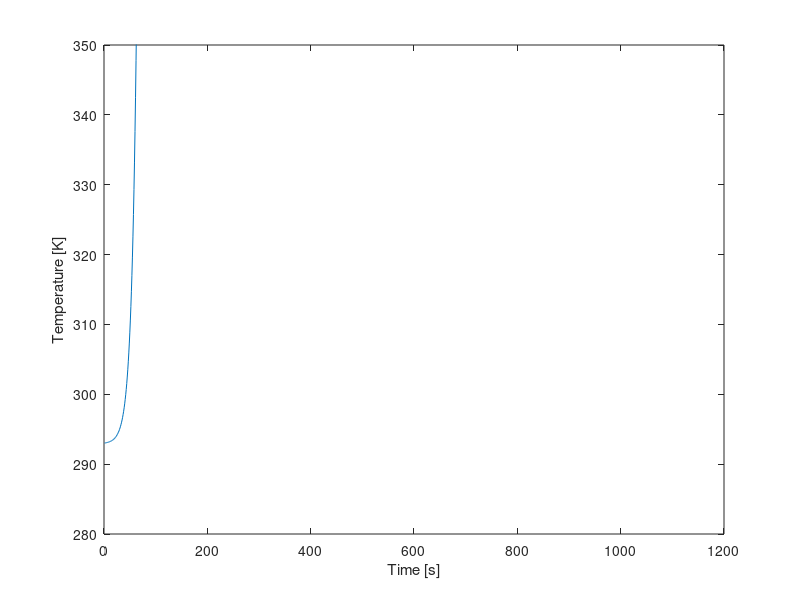

The MATLAB source for this figure: (Note: this script raises an error after producing the figure.)
clear all, close all, clc
%% Setup
% This section contains the parameters of the setup (start of cycle)
i=1;                     %Value for plot
T_0 = 293;              %Starting temperature in [K], assumed for all fluids, gasses and materials
T_water = 293;              %Starting temperature water in [K]
T_al = 293;                 %Starting temperature aluminium in [K]
T_cu = 293;                 %Starting temperature copper in [K]
T_pvc = 293;                %Starting temperature PVC in [K]
T_pur = 293;                %Starting temperature polyurethane in [K]
T_air = 293;                %Starting temperature air in [K]
t = 0;                  %Time at the start [s]
t_final=1200;                 %Time at end cycle [s]
%% First order variables

%This section contains the properties and constants of the materials, but
%also fixed variables of the setup

%Copper tubing
r_inner_cu = 0.004;     %Inner radius copper tube [m]
r_outer_cu = 0.006;     %Outer radius copper tube [m]
roughness_cu = 0.0015;  %Pipe roughness [m]
length_cu = 6.85;       %Length copper tube [m]
epsilon_cu = 0.05;      %Emissivity copper [-]
rho_cu = 8960;          %Density copper [kg/m^3]
c_cu = 386;             %Specific heat copper [J/kg K]
k_cu = 400;             %Thermal conductivity copper [W/(m K)]

%PVC tubing
r_inner_pvc = 0.0528;   %Inner radius PVC tube [m]
r_outer_pvc = 0.055;    %Outer radius PVC tube [m]
length_pvc = 0.125;     %Length PVC tube [m]
epsilon_pvc = 0.9;      %Emissivity PVC [-]
rho_pvc = 1330;         %Density PVC [kg/m^3]
k_pvc = 0.19;           %Thermal conductivity PVC [W/(m K)]
r_outer_pvc_d = 0.0572; %Outer Radius of double-layered PVC tube (near endcaps) [m]

%PVC Endcaps
pvc_ec_length = 0.034;   %Length of Endcap [m]
pvc_ec_width = 0.0022;   %Thickness of the Endcap walls [m]

%Polyurethane tubing
r_inner_pur = 0.004;    %Inner radius polyurethane tube [m]
r_outer_pur = 0.006;    %Outer radius polyurathane tube [m]
length_pur = 6;         %Length polyurethane tube [m]
epsilon_pur = 0.9;      %Emissivity polyurethane [-]
k_pur = 0.13;           %Thermal conducitivity polyurethane [W/(m K)]

%Aluminium plate
A_al = 1.085;           %Area aluminium plate [m^2]
epsilon_paint = 0.95;   %Emissivity black acrylic paint [-]
rho_al = 2700;          %Density aluminium [kg/m^3]
d_al = 0.002;           %Width aluminium plate [m]
k_al = 237;             %Thermal conductivity aluminium [W/(m K)]
c_al = 900;             %Specific heat aluminium [J/kg K]
%Water
rho_water_20C = 998;        %Density water at 20C [kg/m^3]
c_water = 4148;         %Specific heat water [J/kg K]

%Air
rho_air = 1.29;         %Density air at 20C [kg/m^3]
c_air = 1006;           %Specific heat air [J/kg K]
k_air = 0.5;             %Placeholder

%General Setup Wood Properties
k_wood = 0.12;       %Thermal Conductivity of Pinewood [W/m k]                       
d_wood = 0.054;      %Wood border thcikness [m], simplification, in reality 2 mm air pocket within 
A_wood = 0.3107;     %Inner Surface Area wood layer [m], slight simplification

%Kingspan Insulation Properties
ks_k = 0.022;     % Thermal Conductivity Kingspan insulation layer[W/(m*k)]
ks_d = 0.04;      % thickness of Kingspan insulation layer [m]

%Other
sigma = 5.67*10^-8;     %Stefan Boltzmann constant [W/(m^2 K^4)]
flowrate = 3/60000;     %Flowrate pump [m^3/s]
E = 1000;               %Irradiance artificial sun [W/m^2]

%% Second order variables

%Copper tube
A_outer_cu = 2 * pi * r_outer_cu * length_cu;       %Outer surface area copper tube [m^2]
A_inner_cu = 2 * pi * r_inner_cu * length_cu;       %Inner surface area copper tube [m^2]
A_exposed_cu = A_outer_cu/2;

V_cu = pi * r_inner_cu^2 * length_cu;               %Inner volume copper tube [m^3]
M_cu = V_cu * rho_cu;

%Surface areas and volume PVC tube
A_outer_pvc = 2 * pi * r_outer_pvc * length_pvc;    %Outer area PVC tube [m^2]
A_inner_pvc = 2 * pi * r_inner_pvc * length_pvc;    %Inner area PVC tube [m^2]

V_pvc = pi * r_inner_pvc^2 * length_pvc;            %Inner volume PVC tube [m^3]

%Surface areas and volume Polyurethane Tubing
A_outer_pur = 2 * pi * r_outer_pur * length_pur;    %Outer area Polyurethane Tubing [m^2]
A_inner_pur = 2 * pi * r_inner_pur * length_pur;    %Inner area Polyurethane Tubing [m^2]

V_pur = pi * r_inner_pur^2 * length_pur;            %Inner volume Polyurethane Tubing [m^3]

%Aluminium plate
V_al = A_al*0.002;                                  %Volume aluminium plate [m^3]
M_al = rho_al*V_al;                                 %Mass aluminium plate [kg]

%The following values are lifted from the earlier matlab model and are used to calculate (average) surface area of the Kingspan Insulation.
hsv_al_width = 0.04017;                                                                % Width of Aluminum Tape reflector section, [m]
hsv_therma_width_in = (hsv_al_width + (2*(sind(18)*0.010)));                           %'width' of kingspan therma plate on the inside, [m]
hsv_therma_width_out = (hsv_al_width + (2*(sind(18)*0.010))) + 2*(tand(18)*ks_d);      %'width' of kingspan therma plate on the outside, [m]
hsv_therma_a_in = length_pvc * hsv_therma_width_in;                                    %Area of kingspan therma plate on inside, [m^2]
hsv_therma_a_out = length_pvc * (hsv_therma_width_out);                                %Area of kingspan therma plate on outside, [m^2]
hsv_therma_a_avg = (hsv_therma_a_out + hsv_therma_a_in)/2;                             %Surface area in middle of therma plate, [m^2]

%The Heat Storage Vessel is seperated into two parts: one for the parts with overlap of endcaps and one for the part without 
pvc_ec_inner_length = pvc_ec_length - pvc_ec_width;                                                       %Inner length of PVC Endcap [m]
hsv_pvc_a_single = (pvc_ec_length - (pvc_ec_inner_length * 2)) * ((r_inner_pvc+r_outer_pvc)/2) * 2 * pi; %Average PVC Surface Area for Heat Storage Vessel section without overlap [m]
hsv_pvc_a_double = (pvc_ec_inner_length * 2) * ((pvc_ec_inner_length+r_outer_pvc_d)/2) * 2 * pi;         %Average PVC Surface Area for Heat Storage Vessel sections with overlap [m]
pvc_ec_a = (r_outer_pvc)^2 * pi;                                                                         %Surface area of a single endcap, [m^2]

% Air Insulation Values
% The following values, once again lifted from the earlier model, aim at extracting helpfull values for calculation of the resistive properties of air in between the HSV and its insulation.
% These values are simplified estimations.
    hsv_air_avgdist1 = ((0.010+0.00795)/2)*((length_pvc - (pvc_ec_inner_length * 2))/length_pvc) + ((0.0078+0.00575)/2)*((pvc_ec_inner_length * 2)/length_pvc); %Average distance of the heat reflector to the outer wall of the PVC body [m], USES PRE CALCULATED VALUES.  Accounts for the double layer PVC near the endcap, [m]
    hsv_air_avg_a1 = length_pvc * (hsv_al_width - (2*(sind(18)*0.005)));                                                                                                                %Surface area at the average point between pvc and reflector [m^2], (TODO implement avgdist 1)
    hsv_air_avgdist2 = 0.00905;                                                                                                                                                             %Average distance between reflector and kingspan therma plate [m]
    hsv_air_avg_a2 = length_pvc * (hsv_al_width + (2*(sind(18)*0.005)));                                                                                                                %Surface are at the average point between reflector and kingspan therma [m^2], (TODO implement avgdist 2)
    
%Aluminum Reflector Tape Properties
    d_al_t = 0.0001;                            % Thickness of an aluminum reflector segment [m]
    a_al_t = hsv_al_width * length_pvc;         % Area of a single heat reflector element. 10 are present in total [m^2]
    
% Convective heat transfer coefficients
h_air = 10;          %CVTH of still air [W/(m^2 K)], PLACEHOLDER
h_water = 0.5;       %CVTH of water [W/(m^2 K)], PLACEHOLDER
h_pvc = 0.5;         %CVTH PVC [W/(m^2 K)], PLACHEOLDER
h_al = 0.05;         %CVTH aluminium [W/(m^2 K)]
h_Kingspan = 0.5;    %CTVH of Kingspan-Therma insulation [W/(m^2 K)], PLACEHOLDER

%Radiative heat transfer coefficients
h_r_pvc = 0.5;       %RDTH of pvc [W/(m^2 K)], PLACEHOLDER
h_r_al = 0.08;       %RDTH of aluminium-foil [W/(m^2 K)], PLACEHOLDER (but value is uncertain within a certain range) 
h_r_Kingspan = 0.5;  %RDTH of Kingspan-Therma insulation [W/(m^2 K)], PLACEHOLDER


%Overall Heat Transfer Coefficients, (may change due to change in CVTH)
U_cu = 1700;         %OHTC water in copper [W/(m^2 K)]
U_pur = 120.76;      %OHTC water in polyurethane [W/(m^2 K)]
U_pvc = 4.21;       %OHTC water in PVC [W/(m^2 K)]

%Other
V_system = V_cu+V_pvc;                  %Volume of system   

%% Plotting info

while t<t_final
    %Water
    rho_water = (999.83953 + 16.945176 * (1.00024*T_water) - 7.9870401*10^-3 * (1.00024*T_water)^3 - 46.17046*10^-6* (1.00024*T_water)^3 +105.56302*10^-9 * (1.00024*T_water)^4 - 280.54253*10^-12 * (1.00024*T_water)^5)/(1+16.897850*10^-3 * (1.00024*T_water));   %Density water
    M_water = V_system*rho_water_20C;       %Volume of water inside system
    
    %Solar collector
    Q_rad_cu = E*length_cu*(r_outer_cu*2 * pi)*epsilon_paint;            %Heat addition radiation on copper tube [W]
    Q_rad_al = E*A_al*epsilon_paint;                                %Heat addition radiation on aluminium plate [W]
   
    Q_loss_conv_al = h_air*A_al*(T_al-T_air);                      %Heat loss convection aluminium plate [W]
    Q_loss_cond_al_cu = k_cu* A_exposed_cu*(T_al-T_cu)/(r_outer_cu*2-r_inner_cu*2);  %dit klopt niet hlml maar weten A tussen plaat en buis niet %Heat loss conduction aluminium plate [W]
    Q_lossconv(i)= Q_loss_conv_al;
    Q_losscond(i)= Q_loss_cond_al_cu;
    
    R_al = d_al/(k_al * A_al);                    %Thermal resistance aluminium plate 
    Q_loss_cond_al = (T_al-T_air)/R_al ;                                                              %Heat loss convection aluminium plate (other direction)
    Q_losscond_al(i) = Q_loss_cond_al;                        
    
    R_sol_air = 0.1;                                %Conductive thermal resistance air, PLACEHOLDER 
    R_sol_wood = d_wood/(k_wood * A_wood) ;       %Conductive thermal resistance wood setup
    
    Q_loss_rad_cu = sigma * epsilon_paint * A_outer_cu* (T_cu^4 - T_air^4);    %Heat loss radiation copper tube [W]
    Q_loss_rad_al = sigma * epsilon_paint * A_al * (T_al^4- T_air^4);          %Heat loss radiation aluminium plate [W]
    Q_losscu(i)= Q_loss_rad_cu;
    Q_lossal(i)= Q_loss_rad_al;
    
    T_al=T_al+(Q_rad_al+0.01*(-Q_loss_conv_al-Q_loss_cond_al-Q_loss_rad_al))/(M_al*c_al);  %Temperature of the aluminium plate [K]
    T_cu=T_cu+(Q_rad_cu+0.01*(-Q_loss_rad_cu-Q_loss_cond_al_cu))/(M_cu*c_cu);              %Temperature of the copper tube
    Tal(i)=T_al;
    Tcu(i)=T_cu;
    
    Q_conv_cu = U_cu * A_outer_cu * (T_cu - T_water);        %Convection copper-water
    Q_cu(i) = Q_conv_cu;
  
    
    %Temperature water
    T_water = T_0+(Q_conv_cu/(M_water*c_water));      %Final temperature water [K]
    y(i) = T_water;
    
    %Plotting steps code
    t = t + 1;          % 1 stands for 1 step for time
    x(i) = t;           % time is on x axis
    i = i + 1;          % 1 step added for plot
end
%% Actual plot

plot(x,y);
xlim([0, 1200]);
ylim([280, 350]);
xlabel('Time [s]');
ylabel('Temperature [K]');



%%Replaced Values
% The following values are currently not being used in the system. Reasons are given per section 
% Unknown Values are filled in with a 0 to avoid model failure

%Storage vessel, Resistances are now calculated using the steps a-k.
    R_hsv_air = 0;          %Convective thermal resistance air
    R_hsv_water = 0;        %Convective thermal resistance water
    R_hsv_pvc = (log(r_outer_pvc/r_inner_pvc))/(2*pi*length_pvc*k_pvc);    %Conductive thermal resistance PVC
    R_hsv_kingspan = ks_d/(ks_k * hsv_therma_a_avg);                         %Conductive thermal resistance insulation Kingspan
    R_hsv_total = R_hsv_air + R_hsv_water + R_hsv_pvc + R_hsv_kingspan; 
    
%Solar Collector, for the time being, a simplified version is used. Several missing values for which I'm unsure what to fill in.    
    Q_rad_cu = E*length_cu*(r_outer_cu*2)*epsilon_paint;            %Heat addition radiation on copper tube [W]
    Q_rad_al = E*A_al*epsilon_paint;                                %Heat addition radiation on aluminium plate [W]
    Q_loss_conv_al = h_air*A_al*(T_0-T_final);                      %Heat loss convection aluminium plate [W]
    
    Q_loss_cond_al_cu = k_cu* A_exposed_cu*(T_al-T_cu)/(r_outer_cu*2-r_inner_cu*2);  %dit klopt niet hlml maar weten A tussen plaat en buis niet %Heat loss conduction aluminium plate [W]
    Q_loss_cond_al = 0;                                                              %Heat loss convection aluminium plate (other direction)
                                           
    R_sol_air = 0;                                %Conductive thermal resistance air 
    R_al = d_al/(k_al * A_al);                    %Thermal resistance aluminium plate 
    R_sol_wood = d_wood/(k_wood * A_wood) ;       %Conductive thermal resistance wood setup
    
    Q_loss_rad_cu = sigma*epsilon_paint*A_outer_cu(T_cu^4-T_al^4);    %Heat loss radiation copper tube [W]
    Q_loss_rad_al = sigma*epsilon_paint*A_al(T_al^4-T_cu^4);          %Heat loss radiation aluminium plate [W]
    
    T_al=T_al+(Q_rad_al-Q_loss_conv_al-Q_loss_cond_al-Q_loss_rad_al)/(m_al*c_al);  %Temperature of the aluminium plate [K]
    T_cu=T_cu+(Q_rad_cu-Q_loss_rad_cu-Q_loss_cond_al_cu)/(M_cu*c_cu);              %Temperature of the copper tube
    
    %Heat flux copper tube
    hf_cu = (y(i)-T_0)/R_hsv_total;
   
% General Setup, for the time being, a simplified version is used. Several missing values for which I'm unsure what to fill in.    
    R_con_air = 0;       %Convective thermal resistance air
    R_con_water = 0;     %Convective thermal resistance water
    R_con_pur = (log(r_outer_pur/r_inner_pur))/(2*pi*length_pur*k_pur);       %Conductive thermal resistance polyurethane
    R_con_total = R_con_air + R_con_water + R_con_pur;                        %Total thermal resistance connection
   
    %Heat flux polyurethane tubes
    hf_pur = (y(i)-T_0)/R_con_total;